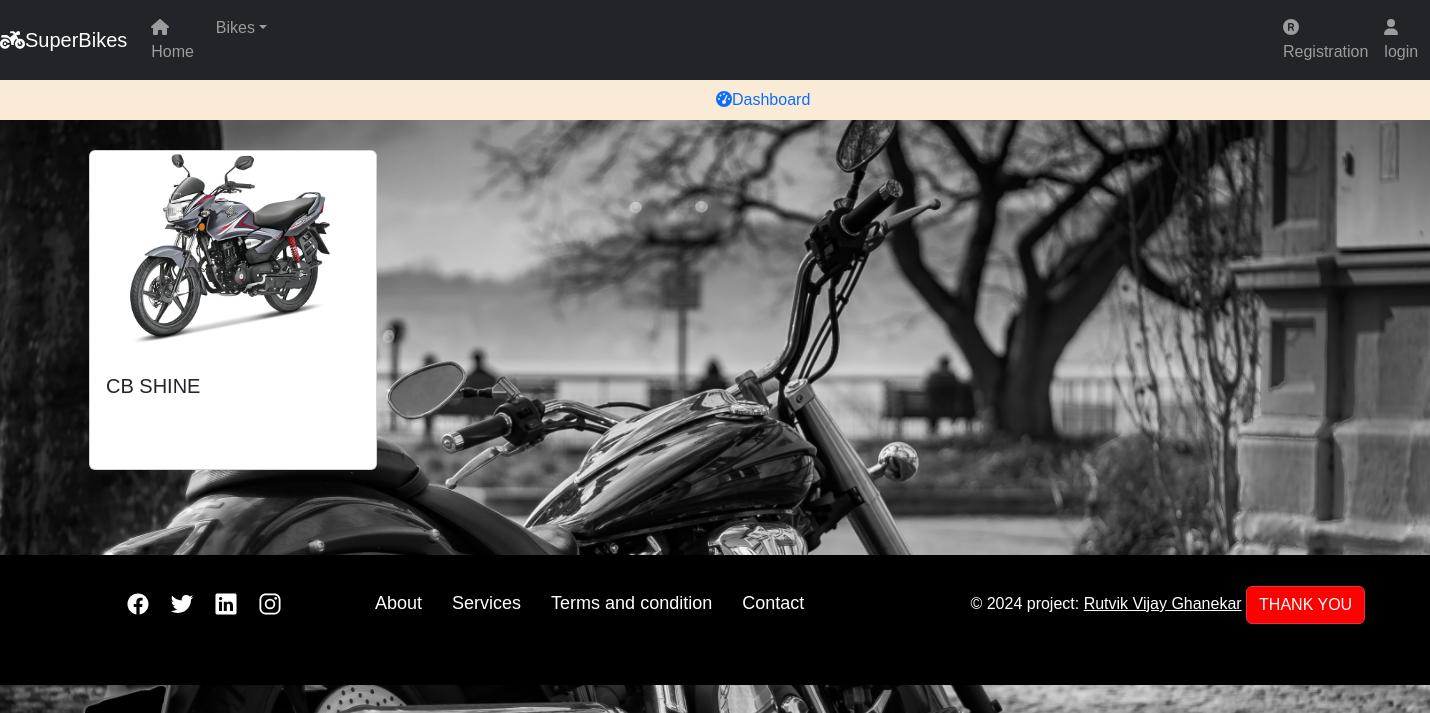
Screenshot of /shine_bike/ with the database file from the repository.
### BIKE/core/models.py (models this page shows, shortened)
class Bike(models.Model):
    CATEGORY_CHOICES = [
        ('SPORT_BIKE', 'sport_bike'),
        ('ELECTRIC_BIKE', 'electric_bike'),
        ('ELECTRIC_SCOTY', 'electric_scoty'),
        ('ROYAL_BIKE','royal_bike'),
        ('SHINE_BIKE','shine_bike'),
        ('UNICORN_BIKE','unicorn_bike'),
        ('ACTIVA_BIKE','activa_bike'),
        ('AVENGER_BIKE','avenger_bike'),
        ('DIO_BIKE','dio_bike')
    ]
    name = models.CharField(max_length=100)
    category = models.CharField(max_length=20, choices=CATEGORY_CHOICES)
    small_description=models.CharField(max_length=300)
    description=models.TextField()
    selling_price = models.IntegerField()
    discounted_price = models.IntegerField()
    bike_image =models.ImageField(upload_to='bike_images')  # As we are using image field we have to intall 'pillow'. And we have to Define MEDIA_URL in settings.py file so that all folder should save in media directory

### BIKE/core/views.py (the view)
# urls.py: path('shine_bike/',views.ShineCategoriesView.as_view(),name='shinebike'),
class ShineCategoriesView(View):
    def get(self,request):
        shine_category = Bike.objects.filter(category='SHINE_BIKE')
        return render(request,'shine.html',{'shine_category':shine_category})

### BIKE/core/templates/shine.html (shortened to what this page needs)
{% extends "base.html" %}
{% block content %}
<div class="container  ">
    <div class="row">
        {% for dc in shine_category %}
        <div class="col-sm-4   ">
            <div class="card " style="width: 18rem; height:20rem">
                <a href="{% url "sportbikedetails" dc.id %}"><img class="card-img-top " src="{{dc.bike_image.url}}" alt="Card image cap"></a>
                <div class="card-body">
                  <h5 class="card-title">{{dc.name}}</h5>
                </div>
            </div>
        </div>
        {% endfor %}
    </div>
</div>
{% endblock content %}

### BIKE/core/static/css/main.css (style rules this page uses)
body { background-color: rgb(155, 147, 147) }
.card { margin: 0 auto; float: none; margin-bottom: 10px; }
.row { float: left; margin: 10px; }
body { font-family: 'Arial', sans-serif; background-color: #f8f9fa; margin: 0; padding: 0; }
.container { margin-top: 20px; }
.card { margin-bottom: 20px; }

### BIKE/core/templates/footer.html (style rules this page uses)
body { margin: 0; padding: 0; background-color: white; }
body { margin: 0; padding: 0; height: 100vh; display: flex; flex-direction: column; }

### rows the page displays
Bike: bike_image (picture), name "CB SHINE"
